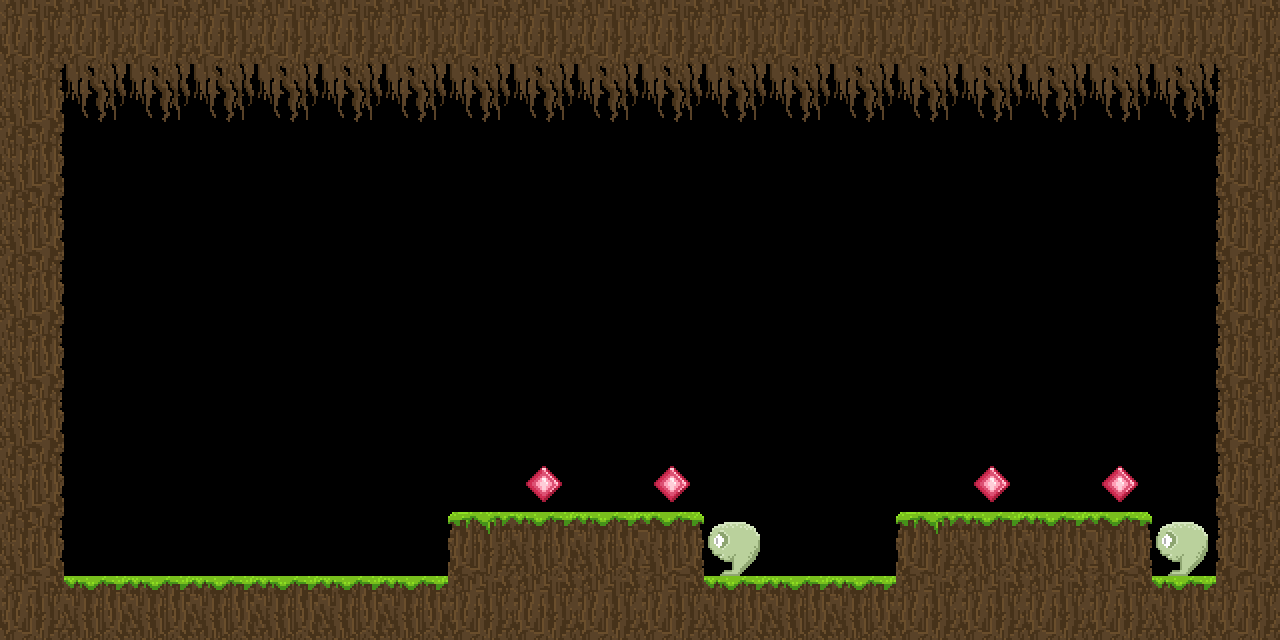

The image is a tile-based game level rendered from a .tmx file. Its description and complete source (layers, tilesets, objects, tile grids) follow:
An orthogonal 20x10 tile map with 64x64 px tiles, 1 tile layer (Capa de Patrones 1).

<map version="1.0" tiledversion="1.0.3" orientation="orthogonal" renderorder="right-down" width="20" height="10" tilewidth="64" tileheight="64" nextobjectid="1">
 <tileset firstgid="1" source="pLevel1.tsx" />
 <layer name="Capa de Patrones 1" width="20" height="10">
  <data encoding="csv">
5,5,5,5,5,5,5,5,5,5,5,5,5,5,5,5,5,5,5,5,
6,24,24,24,24,24,24,24,24,24,24,24,24,24,24,24,24,24,24,4,
6,0,0,0,0,0,0,0,0,0,0,0,0,0,0,0,0,0,0,4,
6,0,0,0,0,0,0,0,0,0,0,0,0,0,0,0,0,0,0,4,
6,0,0,0,0,0,0,0,0,0,0,0,0,0,0,0,0,0,0,4,
6,0,0,0,0,0,0,0,0,0,0,0,0,0,0,0,0,0,0,4,
6,0,0,0,0,0,0,0,0,0,0,0,0,0,0,0,0,0,0,4,
6,0,0,0,0,0,0,0,51,0,51,0,0,0,0,51,0,51,0,4,
6,0,0,0,0,0,0,3,1,1,2,52,0,0,3,1,1,2,52,4,
5,1,1,1,1,1,1,5,5,5,5,1,1,1,5,5,5,5,1,5
</data>
 </layer>
</map>
